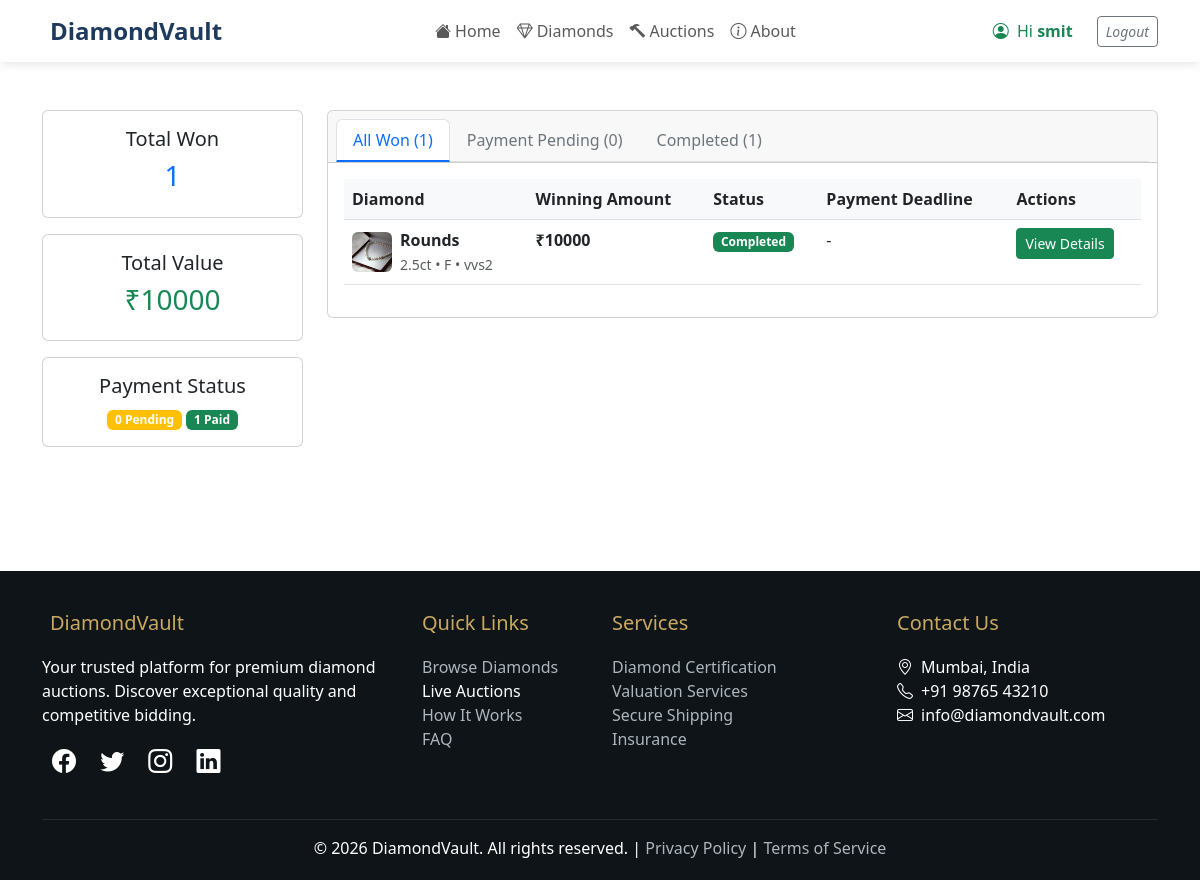
/winner-dashboard/ (signed in), run on the app's committed database.
### auction/models.py (models this page shows, shortened)
class Diamond(models.Model):
    AUCTION_STATUS_CHOICES = [
        ('active', 'Active'),
        ('ended', 'Ended'),
        ('winner_declared', 'Winner Declared'),
        ('payment_pending', 'Payment Pending'),
        ('completed', 'Completed'),
        ('cancelled', 'Cancelled'),
    ]
    name = models.CharField(max_length=200)
    image = models.ImageField(upload_to='diamonds/')
    carat = models.FloatField()
    color = models.CharField(max_length=10)
    clarity = models.CharField(max_length=20)
    cut = models.CharField(max_length=20)
    price = models.IntegerField()
    def auction_default():
        return timezone.now() + timedelta(days=30)
    auction_end = models.DateTimeField(default=auction_default)
    auction_status = models.CharField(
        max_length=20,
        choices=AUCTION_STATUS_CHOICES,
        default='active',
        help_text="Current status of the auction"
    )
    winner = models.ForeignKey(
        User,
        on_delete=models.SET_NULL,
        null=True,
        blank=True,
        related_name='won_auctions',
        help_text="User who won this auction"
    )
    winning_bid = models.ForeignKey(
        'Bid',
        on_delete=models.SET_NULL,
        null=True,
        blank=True,
        related_name='winning_auctions',
        help_text="The winning bid for this auction"
    )
    winner_declared_at = models.DateTimeField(
        null=True,
        blank=True,
        help_text="When winner was declared"
    )
    payment_deadline = models.DateTimeField(
        null=True,
        blank=True,
        help_text="Payment deadline for winner"
    )
    updated_at = models.DateTimeField(
        auto_now=True,
        help_text="When this diamond was last updated"
    )
    class Meta:
        verbose_name = "Diamond"
        verbose_name_plural = "Diamonds"
        ordering = ['-updated_at']
        indexes = [
            models.Index(fields=['auction_status', 'auction_end']),
            models.Index(fields=['winner']),
            models.Index(fields=['auction_end']),
        ]

class Bid(models.Model):
    user = models.ForeignKey(User, on_delete=models.CASCADE)
    diamond = models.ForeignKey(Diamond, on_delete=models.CASCADE)
    amount = models.IntegerField()
    created_at = models.DateTimeField(auto_now_add=True)
    class Meta:
        verbose_name = "Bid"
        verbose_name_plural = "Bids"
        ordering = ['-amount', 'created_at']
        indexes = [
            models.Index(fields=['diamond', '-amount']),
            models.Index(fields=['user']),
        ]

### auction/views.py (the view)
# urls.py: path('winner-dashboard/', views.winner_dashboard, name='winner_dashboard'),
@login_required
def winner_dashboard(request):
    won_auctions = Diamond.objects.filter(winner=request.user).order_by('-winner_declared_at')
    payment_pending = won_auctions.filter(auction_status='payment_pending')
    completed = won_auctions.filter(auction_status='completed')
    overdue = won_auctions.filter(
        auction_status='payment_pending',
        payment_deadline__lt=timezone.now()
    )
    context = {
        'won_auctions': won_auctions,
        'payment_pending': payment_pending,
        'completed': completed,
        'overdue': overdue,
        'total_won': won_auctions.count(),
        'total_value': sum(d.winning_bid.amount for d in won_auctions if d.winning_bid),
    }
    return render(request, 'winner_dashboard.html', context)

### templates/winner_dashboard.html (shortened to what this page needs)
{% extends 'base.html' %}
{% load static %}
{% block content %}
<div class="container py-5">
    <div class="row">
        <div class="col-md-3">
            <div class="card mb-3">
                <div class="card-body text-center">
                    <h5 class="card-title">Total Won</h5>
                    <h3 class="text-primary">{{ total_won }}</h3>
                </div>
            </div>
            <div class="card mb-3">
                <div class="card-body text-center">
                    <h5 class="card-title">Total Value</h5>
                    <h3 class="text-success">₹{{ total_value|default:0 }}</h3>
                </div>
            </div>
            <div class="card mb-3">
                <div class="card-body text-center">
                    <h5 class="card-title">Payment Status</h5>
                    <div class="mt-2">
                        <span class="badge bg-warning">{{ payment_pending.count }} Pending</span>
                        <span class="badge bg-success">{{ completed.count }} Paid</span>
                    </div>
                </div>
            </div>
        </div>
        <div class="col-md-9">
            <div class="card">
                <div class="card-header">
                    <ul class="nav nav-tabs card-header-tabs">
                        <li class="nav-item">
                            <a class="nav-link active" data-bs-toggle="tab" href="#all">All Won ({{ total_won }})</a>
                        </li>
                        <li class="nav-item">
                            <a class="nav-link" data-bs-toggle="tab" href="#pending">Payment Pending ({{ payment_pending.count }})</a>
                        </li>
                        <li class="nav-item">
                            <a class="nav-link" data-bs-toggle="tab" href="#completed">Completed ({{ completed.count }})</a>
                        </li>
                    </ul>
                </div>
                <div class="card-body">
                    <div class="tab-content">
                        <div class="tab-pane fade show active" id="all">
                            {% if won_auctions %}
                            <div class="table-responsive">
                                <table class="table table-hover">
                                    <thead>
                                        <tr>
                                            <th>Diamond</th>
                                            <th>Winning Amount</th>
                                            <th>Status</th>
                                            <th>Payment Deadline</th>
                                            <th>Actions</th>
                                        </tr>
                                    </thead>
                                    <tbody>
                                        {% for auction in won_auctions %}
                                        <tr>
                                            <td>
                                                <div class="d-flex align-items-center">
                                                    {% if auction.image %}
                                                    <img src="{{ auction.image.url }}" class="rounded me-2" style="width: 40px; height: 40px; object-fit: cover;">
                                                    {% endif %}
                                                    <div>
                                                        <strong>{{ auction.name }}</strong><br>
                                                        <small class="text-muted">{{ auction.carat }}ct • {{ auction.color }} • {{ auction.clarity }}</small>
                                                    </div>
                                                </div>
                                            </td>
                                            <td class="fw-bold">₹{{ auction.winning_bid.amount }}</td>
                                            <td>
                                                {% if auction.auction_status == 'payment_pending' %}
                                                    <span class="badge bg-warning">Payment Pending</span>
                                                {% elif auction.auction_status == 'completed' %}
                                                    <span class="badge bg-success">Completed</span>
                                                {% elif auction.auction_status == 'payment_pending' and auction.payment_deadline < now %}
                                                    <span class="badge bg-danger">Overdue</span>
                                                {% endif %}
                                            </td>
                                            <td>
                                                {% if auction.payment_deadline %}
                                                    <span class="{% if auction.payment_deadline < now %}text-danger{% endif %}">
                                                        {{ auction.payment_deadline|date:"M d, Y H:i" }}
                                                    </span>
                                                {% else %}
                                                    -
                                                {% endif %}
                                            </td>
                                            <td>
                                                {% if auction.auction_status == 'payment_pending' %}
                                                    <button class="btn btn-primary btn-sm" onclick="processPayment({{ auction.id }})">
                                                        Pay Now
                                                    </button>
                                                {% elif auction.auction_status == 'completed' %}
                                                    <button class="btn btn-success btn-sm" onclick="viewDetails({{ auction.id }})">
                                                        View Details
                                                    </button>
                                                {% endif %}
                                            </td>
                                        </tr>
                                        {% endfor %}
                                    </tbody>
                                </table>
                            </div>
                            {% endif %}
                        </div>
                    </div>
                </div>
            </div>
        </div>
    </div>
</div>
{% endblock %}

### templates/base.html (shortened to what this page needs)
<!DOCTYPE html>
<html lang="en">
<head>
    <link href="https://cdn.jsdelivr.net/npm/bootstrap@5.3.0/dist/css/bootstrap.min.css" rel="stylesheet">
    <link rel="stylesheet" href="https://cdn.jsdelivr.net/npm/bootstrap-icons@1.11.0/font/bootstrap-icons.css">
</head>
<body>
    <nav class="navbar navbar-expand-lg navbar-light sticky-top">
        <div class="container">
            <a class="navbar-brand" href="/">
                DiamondVault
            </a>
            <div class="collapse navbar-collapse" id="navbarNav">
                <ul class="navbar-nav mx-auto">
                    <li class="nav-item">
                        <a class="nav-link" href="/">
                            <i class="bi bi-house-fill me-1"></i>Home
                        </a>
                    </li>
                    <li class="nav-item">
                        <a class="nav-link" href="{% url 'diamonds' %}">
                            <i class="bi bi-gem me-1"></i>Diamonds
                        </a>
                    </li>
                    <li class="nav-item">
                        <a class="nav-link">
                            <i class="bi bi-hammer me-1"></i>Auctions
                        </a>
                    </li>
                    <li class="nav-item">
                        <a class="nav-link" href="#about">
                            <i class="bi bi-info-circle me-1"></i>About
                        </a>
                    </li>
                </ul>
                <div class="d-flex gap-2 align-items-center">
                    {% if user.is_authenticated %}
                        <div class="text-success me-3">
                            <i class="bi bi-person-circle me-1"></i>
                            Hi <strong>{{ user.username }}</strong>
                        </div>
                        <a class="nav-link" href="{% url 'logout' %}">
                            <i class="btn btn-outline-secondary btn-sm">Logout</i>
                        </a>
                    {% endif %}
                </div>
            </div>
        </div>
    </nav>
    <main>
        {% block content %}
        {% endblock %}
    </main>
    <footer class="footer">
        <div class="container">
            <div class="row">
                <div class="col-lg-4 col-md-6 mb-4">
                    <h5>DiamondVault</h5>
                    <p>Your trusted platform for premium diamond auctions. Discover exceptional quality and competitive bidding.</p>
                    <div class="social-icons">
                        <a href="#"><i class="bi bi-facebook"></i></a>
                        <a href="#"><i class="bi bi-twitter"></i></a>
                        <a href="#"><i class="bi bi-instagram"></i></a>
                        <a href="#"><i class="bi bi-linkedin"></i></a>
                    </div>
                </div>
                <div class="col-lg-2 col-md-6 mb-4">
                    <h5>Quick Links</h5>
                    <ul class="list-unstyled">
                        <li><a href="{% url 'diamonds' %}">Browse Diamonds</a></li>
                        <li><a>Live Auctions</a></li>
                        <li><a href="#how-it-works">How It Works</a></li>
                        <li><a href="#faq">FAQ</a></li>
                    </ul>
                </div>
                <div class="col-lg-3 col-md-6 mb-4">
                    <h5>Services</h5>
                    <ul class="list-unstyled">
                        <li><a href="#certification">Diamond Certification</a></li>
                        <li><a href="#valuation">Valuation Services</a></li>
                        <li><a href="#shipping">Secure Shipping</a></li>
                        <li><a href="#insurance">Insurance</a></li>
                    </ul>
                </div>
                <div class="col-lg-3 col-md-6 mb-4">
                    <h5>Contact Us</h5>
                    <ul class="list-unstyled">
                        <li><i class="bi bi-geo-alt me-2"></i>Mumbai, India</li>
                        <li><i class="bi bi-telephone me-2"></i>+91 98765 43210</li>
                        <li><i class="bi bi-envelope me-2"></i>info@diamondvault.com</li>
                    </ul>
                </div>
            </div>
            <hr class="border-secondary">
            <div class="text-center">
                <p class="mb-0">&copy; 2026 DiamondVault. All rights reserved. | <a href="#privacy">Privacy Policy</a> | <a href="#terms">Terms of Service</a></p>
            </div>
        </div>
    </footer>
</body>
</html>

### templates/base.html (style rules this page uses)
:root { --primary-color: #1e3a5f; --secondary-color: #c9a961; --accent-color: #ff6b6b; --dark-bg: #0f1419; --light-bg: #f8f9fa; }
body { font-family: 'Segoe UI', Tahoma, Geneva, Verdana, sans-serif; color: #333; }
.navbar-brand { font-weight: 700; font-size: 1.5rem; color: var(--primary-color) !important; }
.navbar { box-shadow: 0 2px 10px rgba(0,0,0,0.1); background: white !important; }
.navbar-nav .nav-link { font-weight: 500; transition: color 0.3s ease; }
.footer { background: var(--dark-bg); color: white; padding: 40px 0 20px; margin-top: 60px; }
.footer h5 { color: var(--secondary-color); margin-bottom: 20px; }
.footer a { color: #adb5bd; text-decoration: none; transition: color 0.3s ease; }
.social-icons a { font-size: 1.5rem; margin: 0 10px; color: white; transition: color 0.3s ease; }

### templates/winner_dashboard.html (style rules this page uses)
.nav-tabs .nav-link { border-bottom: 2px solid transparent; color: #6c757d; }
.nav-tabs .nav-link.active { border-bottom-color: #0d6efd; color: #0d6efd; }
.card-header-tabs { border-bottom: 1px solid #dee2e6; }
.table th { border-top: none; font-weight: 600; background-color: #f8f9fa; }
.badge { font-size: 0.75em; }

### data on the page
Diamond: image (picture), name "Rounds", carat "2.5", color "F", clarity "vvs2", winning_bid.amount "10000", auction_status "Completed"

### other printed values
{{ user.username }} "smit"
{{ total_won }} "1"
{{ total_value|default:0 }} "10000"
{{ payment_pending.count }} "0"
{{ completed.count }} "1"
